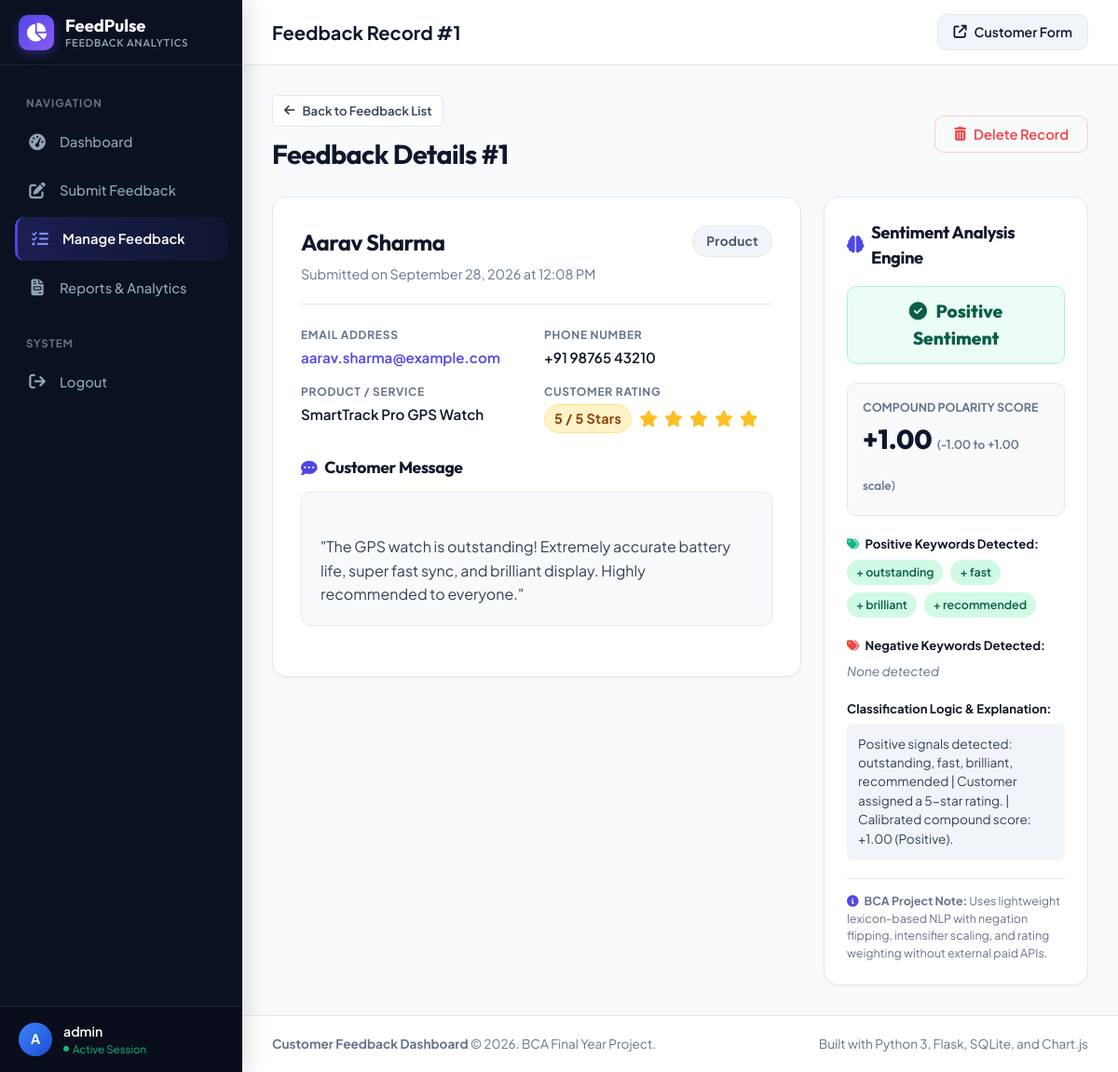
The app's page /feedback/1 (signed in) with its own data.
### tables this page shows
CREATE TABLE feedback (
            id INTEGER PRIMARY KEY AUTOINCREMENT,
            customer_name TEXT NOT NULL,
            email TEXT NOT NULL,
            phone TEXT NOT NULL,
            product_service TEXT NOT NULL,
            category TEXT NOT NULL,
            rating INTEGER NOT NULL CHECK(rating BETWEEN 1 AND 5),
            message TEXT NOT NULL,
            sentiment TEXT NOT NULL CHECK(sentiment IN ('Positive', 'Neutral', 'Negative')),
            sentiment_score REAL DEFAULT 0.0,
            created_at TIMESTAMP DEFAULT CURRENT_TIMESTAMP
        );

### app/routes.py (the view)
@bp.route('/feedback/<int:feedback_id>')
@login_required
def feedback_detail(feedback_id):
    feedback = query_db("SELECT * FROM feedback WHERE id = ?", (feedback_id,), one=True)
    if not feedback:
        abort(404)
    sentiment_breakdown = analyze_sentiment(feedback['message'], feedback['rating'])
    return render_template(
        'feedback_detail.html',
        feedback=feedback,
        sentiment_breakdown=sentiment_breakdown
    )

### app/database.py (called while the page is built)
def get_db():
    if 'db' not in g:
        db_path = current_app.config['DATABASE_PATH']
        os.makedirs(os.path.dirname(db_path), exist_ok=True)
        g.db = sqlite3.connect(
            db_path,
            detect_types=sqlite3.PARSE_DECLTYPES
        )
        g.db.row_factory = sqlite3.Row
        g.db.execute("PRAGMA foreign_keys = ON;")
    return g.db

def query_db(query, args=(), one=False):
    cur = get_db().execute(query, args)
    rv = cur.fetchall()
    cur.close()
    if rv:
        if one:
            return dict(rv[0])
        return [dict(row) for row in rv]
    return None if one else []

### app/routes.py (called while the page is built)
def login_required(f):
    @wraps(f)
    def decorated_function(*args, **kwargs):
        if not session.get('admin_logged_in'):
            flash('Please log in with administrator credentials to access this page.', 'warning')
            return redirect(url_for('main.login', next=request.url))
        return f(*args, **kwargs)
    return decorated_function

### templates/feedback_detail.html (shortened to what this page needs)
{% extends "base.html" %}
{% block page_title %}Feedback Record #{{ feedback.id }}{% endblock %}
{% block content %}
<div style="display: flex; align-items: center; justify-content: space-between; margin-bottom: 24px; flex-wrap: wrap; gap: 14px;">
  <div>
    <a href="{{ url_for('main.feedback_list') }}" class="btn btn-secondary btn-sm" style="margin-bottom: 8px;">
      <i class="fa-solid fa-arrow-left"></i>
      <span>Back to Feedback List</span>
    </a>
    <h1 style="font-size: 1.8rem;">Feedback Details #{{ feedback.id }}</h1>
  </div>
  <div style="display: flex; gap: 12px;">
    <button type="button" class="btn btn-outline-danger" onclick="openDeleteModal({{ feedback.id }}, '{{ feedback.customer_name|replace("'", "\\'") }}')">
      <i class="fa-solid fa-trash-can"></i>
      <span>Delete Record</span>
    </button>
  </div>
</div>
<div class="detail-grid">
  <div style="display: flex; flex-direction: column; gap: 24px;">
    <div class="detail-card">
      <div class="detail-header">
        <div class="detail-customer">
          <h2>{{ feedback.customer_name }}</h2>
          <span style="color: var(--text-muted); font-size: 0.9rem;">
            Submitted on {{ feedback.created_at|datetime_format('%B %d, %Y at %I:%M %p') }}
          </span>
        </div>
        <div>
          <span class="badge badge-category" style="font-size: 0.85rem; padding: 6px 14px;">
            {{ feedback.category }}
          </span>
        </div>
      </div>
      <div class="detail-meta-list">
        <div class="meta-item">
          <span class="meta-label">Email Address</span>
          <span class="meta-value">
            <a href="mailto:{{ feedback.email }}">{{ feedback.email }}</a>
          </span>
        </div>
        <div class="meta-item">
          <span class="meta-label">Phone Number</span>
          <span class="meta-value">{{ feedback.phone }}</span>
        </div>
        <div class="meta-item">
          <span class="meta-label">Product / Service</span>
          <span class="meta-value">{{ feedback.product_service }}</span>
        </div>
        <div class="meta-item">
          <span class="meta-label">Customer Rating</span>
          <div class="meta-value" style="display: flex; align-items: center; gap: 8px;">
            <span class="badge badge-star" style="font-size: 0.9rem;">
              {{ feedback.rating }} / 5 Stars
            </span>
            <span class="text-stars" style="font-size: 1.1rem;">
              {% for i in range(1, 6) %}
                {% if i <= feedback.rating %}
                  <i class="fa-solid fa-star"></i>
                {% else %}
                  <i class="fa-regular fa-star" style="opacity: 0.3;"></i>
                {% endif %}
              {% endfor %}
            </span>
          </div>
        </div>
      </div>
      <div>
        <h3 style="font-size: 1.1rem; margin-bottom: 12px; display: flex; align-items: center; gap: 8px;">
          <i class="fa-solid fa-comment-dots" style="color: var(--primary);"></i>
          Customer Message
        </h3>
        <div class="message-box">
          "{{ feedback.message }}"
        </div>
      </div>
    </div>
  </div>
  <div>
    <div class="sentiment-inspector-card">
      <h3 style="font-size: 1.15rem; margin-bottom: 16px; display: flex; align-items: center; gap: 8px;">
        <i class="fa-solid fa-brain" style="color: var(--primary);"></i>
        Sentiment Analysis Engine
      </h3>
      <div class="sentiment-badge-large {{ feedback.sentiment }}">
        {% if feedback.sentiment == 'Positive' %}
          <i class="fa-solid fa-circle-check" style="margin-right: 6px;"></i> Positive Sentiment
        {% elif feedback.sentiment == 'Neutral' %}
          <i class="fa-solid fa-circle-minus" style="margin-right: 6px;"></i> Neutral Sentiment
        {% else %}
          <i class="fa-solid fa-circle-xmark" style="margin-right: 6px;"></i> Negative Sentiment
        {% endif %}
      </div>
      <div style="background: #F8FAFC; border: 1px solid var(--border); border-radius: var(--radius-md); padding: 16px; margin-bottom: 20px;">
        <div style="font-size: 0.78rem; font-weight: 700; text-transform: uppercase; color: var(--text-muted); margin-bottom: 4px;">
          Compound Polarity Score
        </div>
        <div style="font-family: 'Outfit', sans-serif; font-size: 1.8rem; font-weight: 800; color: var(--text-main);">
          {{ '%+.2f'|format(sentiment_breakdown.score) }}
          <span style="font-size: 0.85rem; font-weight: 500; color: var(--text-muted);">(-1.00 to +1.00 scale)</span>
        </div>
      </div>
      <div style="margin-bottom: 20px;">
        <div style="font-size: 0.82rem; font-weight: 700; color: var(--text-main); margin-bottom: 6px;">
          <i class="fa-solid fa-tags" style="color: var(--positive); margin-right: 4px;"></i>
          Positive Keywords Detected:
        </div>
        <div class="keyword-chips">
          {% if sentiment_breakdown.positive_keywords %}
            {% for word in sentiment_breakdown.positive_keywords %}
              <span class="chip chip-pos">+ {{ word }}</span>
            {% endfor %}
          {% else %}
            <span style="font-size: 0.85rem; color: var(--text-muted); font-style: italic;">None detected</span>
          {% endif %}
        </div>
      </div>
      <div style="margin-bottom: 20px;">
        <div style="font-size: 0.82rem; font-weight: 700; color: var(--text-main); margin-bottom: 6px;">
          <i class="fa-solid fa-tags" style="color: var(--negative); margin-right: 4px;"></i>
          Negative Keywords Detected:
        </div>
        <div class="keyword-chips">
          {% if sentiment_breakdown.negative_keywords %}
            {% for word in sentiment_breakdown.negative_keywords %}
              <span class="chip chip-neg">- {{ word }}</span>
            {% endfor %}
          {% else %}
            <span style="font-size: 0.85rem; color: var(--text-muted); font-style: italic;">None detected</span>
          {% endif %}
        </div>
      </div>
      <div style="margin-bottom: 20px;">
        <div style="font-size: 0.82rem; font-weight: 700; color: var(--text-main); margin-bottom: 6px;">
          Classification Logic & Explanation:
        </div>
        <p style="font-size: 0.85rem; color: var(--text-body); background: #F1F5F9; border-radius: var(--radius-sm); padding: 12px; line-height: 1.5;">
          {{ sentiment_breakdown.explanation }}
        </p>
      </div>
      <div style="font-size: 0.78rem; color: var(--text-muted); border-top: 1px solid var(--border); padding-top: 14px;">
        <i class="fa-solid fa-circle-info" style="color: var(--primary); margin-right: 4px;"></i>
        <strong>BCA Project Note:</strong> Uses lightweight lexicon-based NLP with negation flipping, intensifier scaling, and rating weighting without external paid APIs.
      </div>
    </div>
  </div>
</div>
{% endblock %}

### records on screen
feedback: id "1", customer_name "Aarav Sharma", created_at "September 28, 2026 at 12:08 PM", category "Product", email "aarav.sharma@example.com", phone "+91 98765 43210", product_service "SmartTrack Pro GPS Watch", rating "5", message "The GPS watch is outstanding! Extremely accurate battery life, super fast sync, and brilliant display. Highly recommended to everyone."

### other values on screen
{{ session.get('admin_username', 'A')[0]|upper }} "A"
{{ session.get('admin_username', 'Administrator') }} "admin"
{{ '%+.2f'|format(sentiment_breakdown.score) }} "+1.00"
{{ word }} "outstanding" "fast" "brilliant" "recommended"
{{ sentiment_breakdown.explanation }} "Positive signals detected: outstanding, fast, brilliant, recommended | Customer assigned a 5-star rating. | Calibrated compound score: +1.00 (Positive)."
